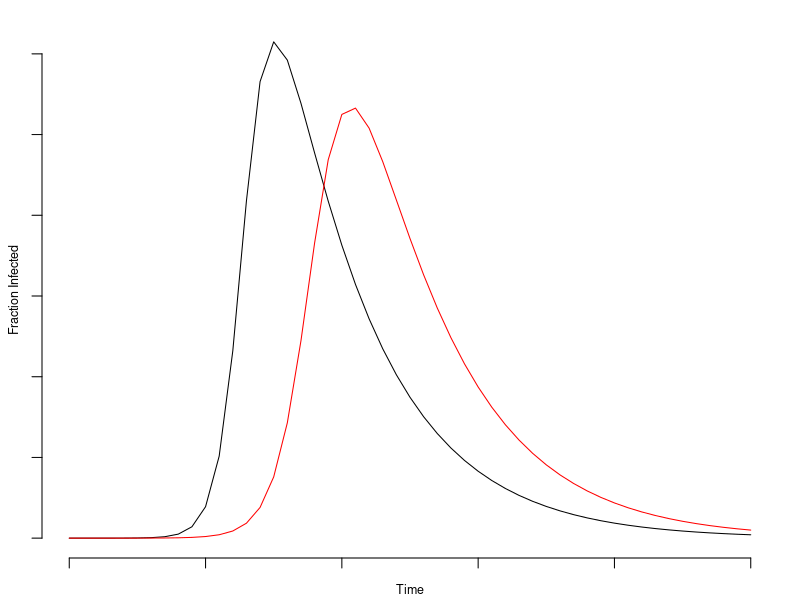
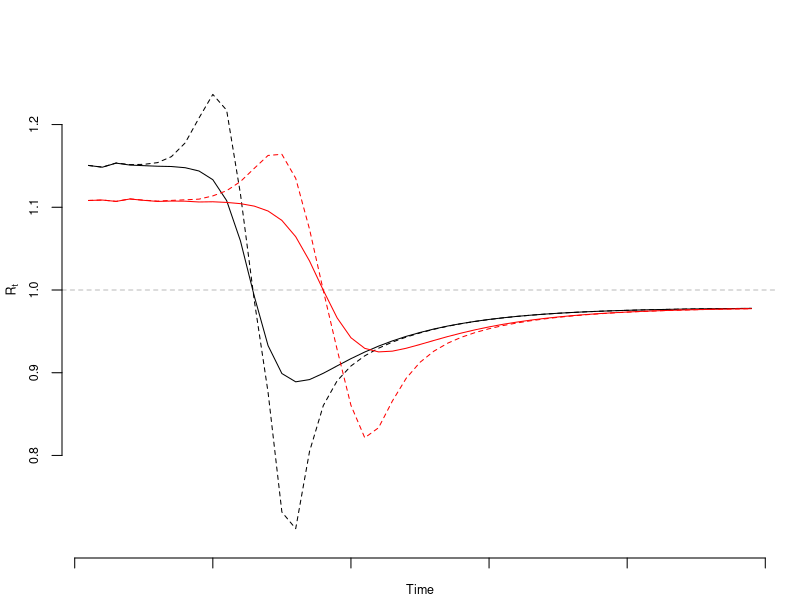
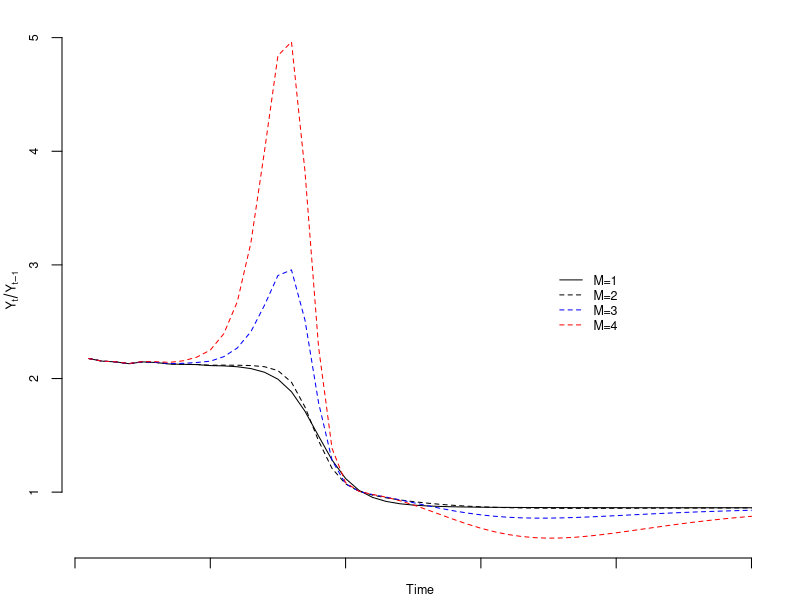
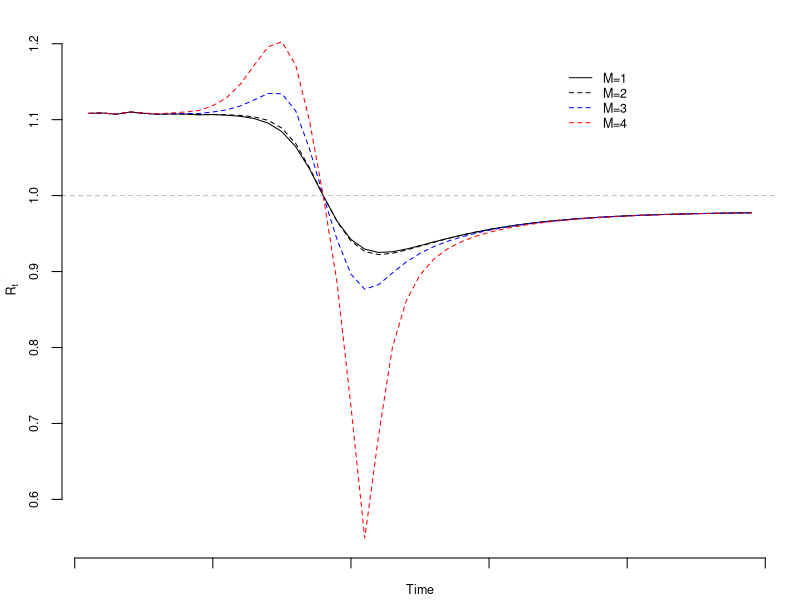

The R script that drew these images, in order:
## Potential bias due to self-selection and measurement error 
## from a deterministic SIR mode

## Load deSolve package
library(deSolve)

## Create an SIR function
sir <- function(time, state, parameters) {
  
  with(as.list(c(state, parameters)), {
    
    dS <- -beta * S * I
    dI <-  beta * S * I - gamma * I
    dR <-                 gamma * I
    
    return(list(c(dS, dI, dR)))
  })
}

### Set parameters
## Proportion in each compartment: Susceptible 0.999999, Infected 0.000001, Recovered 0
init       <- c(S = 1-1e-6, I = 1e-6, R = 0.0)
## beta: infection parameter; gamma: recovery parameter
# parameters <- c(beta = 1.4247, gamma = 0.14286)
parameters1 <- c(beta = 1.2, gamma = 0.15)
parameters2 <- c(beta = 0.9, gamma = 0.15)
## Time frame
times      <- seq(0, 50, by = 1)

## Solve using ode (General Solver for Ordinary Differential Equations)
out1 <- ode(y = init, times = times, func = sir, parms = parameters1)
out2 <- ode(y = init, times = times, func = sir, parms = parameters2)
## change to data frame
out1 <- as.data.frame(out1)
out2 <- as.data.frame(out2)
## Delete time variable
out1$time <- NULL
out2$time <- NULL
## Show data
png(filename = "C:/Users/Balthazar/Documents/GitHub/covid-umich/methods/figs/sir.png",
    width = 6.5, height = 4, units = "in", res = 1200, pointsize = 12)
par(mar = c(2,2,1,1)+0.1)
plot(times, out1$I, type = "l", axes = FALSE, bty = "n")
lines(times, out2$I, col = "red")
axis(side = 1, labels = FALSE)
axis(side = 2, labels = FALSE)
mtext("Fraction Infected", side = 2, line = 1, cex = 0.75)
mtext("Time", side = 1, line = 1, cex = 0.75)
dev.off()

## Setup for bias plots
f = 0.02
M = 4 
days = 1:365
FP = 0.024; FN = 0.30
bary1_new = -diff(out1$S)
bary1_all = out1$I
bary2_new = -diff(out2$S)
bary2_all = out2$I

bias_fn <- function(M, bary, f, FP = 0.01, FN = 0.15) {
  const = (bary*M + (1-bary))
  f0 = f/const
  f1 = M*f0
  Delta = f1 - f0
  D_M1 = 1 - Delta * bary/(1-bary) * (FP*(1-bary) + FN * bary)/ (f0 * (1-bary) + f1 * bary)
  D_M2 = 1/(1-FP-FN)
  D_M = D_M1 * D_M2
  rho = Delta*sqrt(bary*(1-bary))/sqrt(f*(1-f))
  error = rho*sqrt((1-f)/f) * sqrt(1-bary)/sqrt(bary)*D_M
  lag_error = error[1:(length(error)-1)]
  cur_error = error[2:(length(error))]
  
  lin_term = cur_error - lag_error
  quad_term = lag_error^2 - cur_error*lag_error
  
  cur_bary = bary[2:length(error)]
  lag_bary = bary[1:(length(error)-1)]
  
  bias = (lin_term+quad_term) * cur_bary/lag_bary
  
  Rt = 1+log(cur_bary/lag_bary)/7
  logbias = log(1+lin_term+quad_term)/7
  
  return(list("r"=cur_bary/lag_bary, "bias" = bias,
              "Rt"=Rt, "logbias"=logbias))
}

bias1_all = bias_fn(M, bary1_all, f)
bias1_new = bias_fn(M, bary1_new, f)
bias2_all = bias_fn(M, bary2_all, f)
bias2_new = bias_fn(M, bary2_new, f)

## Ratio Comparison: Use New for Fraction of New Cases
ymax = max(bias1_new$Rt+bias1_new$logbias, bias1_new$Rt, bias2_new$Rt+bias2_new$logbias, bias2_new$Rt, na.rm = TRUE)
ymin = min(bias1_new$Rt+bias1_new$logbias, bias1_new$Rt, bias2_new$Rt+bias2_new$logbias, bias2_new$Rt, na.rm = TRUE)
png(filename = "../figs/sir_rt_comparison.png",
    width = 6.5, height = 4, units = "in", res = 1200, pointsize = 12)
par(mar = c(2,3,1,1)+0.1)
plot(bias1_new$Rt, type = "l", ylim = c(0.7, 1.3), axes = FALSE, bty = "n", xlab = "", ylab = "")
lines(bias1_new$Rt + bias1_new$logbias, lty = 2)
abline(h = 1.0, col = "grey", lty = 2)
lines(bias2_new$Rt, lty = 1, col = "red")
lines(bias2_new$Rt+bias2_new$logbias, lty = 2, col = "red")
axis(side =1, labels = FALSE)
axis(side =2, cex.axis = 0.75, at = seq(0.8,1.2,0.1))
mtext(expression(R[t]), side =2, line = 2, cex = 0.75)
mtext("Time", side = 1, line = 1, cex = 0.75)
dev.off()

## Same curve, just different M value
M1 = 2; M2 = 3; M3 = 4
bias1 = bias_fn(M1, bary2_all, f, FP, FN)
bias2 = bias_fn(M2, bary2_all, f, FP, FN)
bias3 = bias_fn(M3, bary2_all, f, FP, FN)

## Ratio for different M: Use All for Prevalence
ymax = max(bias3$r+bias3$bias)
ymin = min(bias3$r+bias3$bias)
png(filename = "../figs/sir_ratio.png",
    width = 6.5, height = 4, units = "in", res = 1200, pointsize = 12)
par(mar = c(2,3,1,1)+0.1)
plot(bias1$r, type = "l", ylim = c(ymin, ymax), axes = FALSE, bty = "n", xlab = "", ylab = "")
lines(bias1$r+bias1$bias, lty = 2)
lines(bias2$r+bias2$bias, col = "blue", lty = 2)
lines(bias3$r+bias3$bias, col = "red", lty = 2)
axis(side =1, labels = FALSE)
axis(side =2, cex.axis = 0.75)
mtext(expression(Y[t]/Y[t-1]), side =2, line = 2, cex = 0.75)
mtext("Time", side = 1, line = 1, cex = 0.75)
legend(35, 3.0, legend = c("M=1", "M=2", "M=3", "M=4"), lty = c(1,2,2,2), col = c("black", "black", "blue", "red"), cex = 0.75, bty = "n")
dev.off()

## Recompute bias for new only
bias1 = bias_fn(M1, bary2_new, f, FP, FN)
bias2 = bias_fn(M2, bary2_new, f, FP, FN)
bias3 = bias_fn(M3, bary2_new, f, FP, FN)


ymax = max(bias3$Rt+bias3$logbias)
ymin = min(bias3$Rt+bias3$logbias)
png(filename = "../figs/sir_rt.png",
    width = 6.5, height = 4, units = "in", res = 1200, pointsize = 12)
par(mar = c(2,3,1,1)+0.1)
plot(bias1$Rt, type = "l", ylim = c(ymin, ymax), axes = FALSE, bty = "n")
lines(bias1$Rt + bias1$logbias, lty = 2)
abline(h = 1.0, col = "grey", lty = 2)
lines(bias2$Rt+bias2$logbias, lty = 2, col = "blue")
lines(bias3$Rt+bias3$logbias, lty = 2, col = "red")
axis(side =1, labels = FALSE)
axis(side =2, cex.axis = 0.75)
mtext(expression(R[t]), side =2, line = 2, cex = 0.75)
mtext("Time", side = 1, line = 1, cex = 0.75)
legend(35, 1.175, legend = c("M=1", "M=2", "M=3", "M=4"), lty = c(1,2,2,2), col = c("black", "black", "blue", "red"), cex = 0.75, bty = "n")
dev.off()
